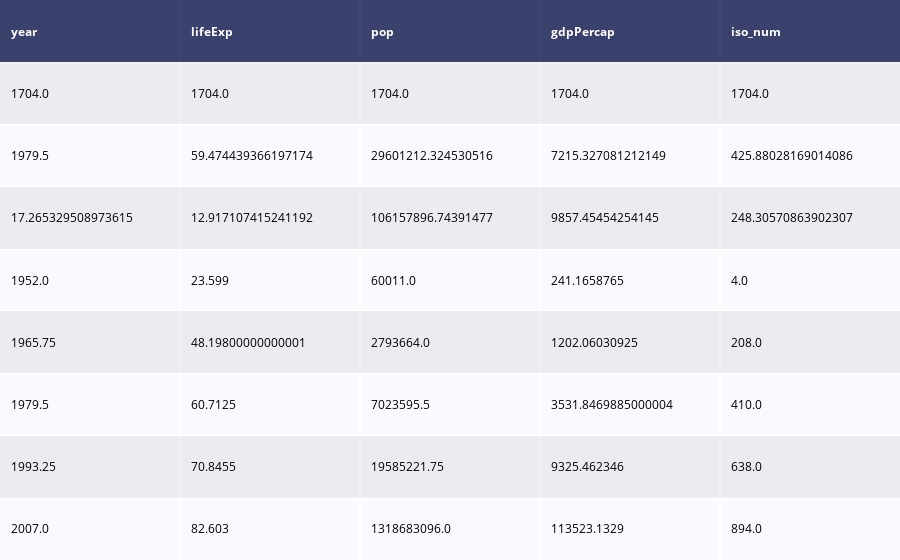

Notebook code cell kept with this figure:
### Code cell
import plotly.graph_objects as go
d=create_table(gapminder.describe())
fig=go.Figure(data=d)
fig.show()

### Figure 1 — Plotly figure (JSON) as saved in the notebook; plotly's stock layout.template omitted (floating-point values rounded to 4 significant figures)
{"data": [{"colorscale": [[0, "#00083e"], [0.5, "#ededee"], [1, "#ffffff"]], "hoverinfo": "none", "opacity": 0.75, "showscale": false, "type": "heatmap", "z": [[0, 0, 0, 0, 0], [0.5, 0.5, 0.5, 0.5, 0.5], [1, 1, 1, 1, 1], [0.5, 0.5, 0.5, 0.5, 0.5], [1, 1, 1, 1, 1], [0.5, 0.5, 0.5, 0.5, 0.5], [1, 1, 1, 1, 1], [0.5, 0.5, 0.5, 0.5, 0.5], [1, 1, 1, 1, 1]]}], "layout": {"annotations": [{"align": "left", "font": {"color": "#ffffff"}, "showarrow": false, "text": "<b>year</b>", "x": -0.45, "xanchor": "left", "xref": "x", "y": 0, "yref": "y"}, {"align": "left", "font": {"color": "#ffffff"}, "showarrow": false, "text": "<b>lifeExp</b>", "x": 0.55, "xanchor": "left", "xref": "x", "y": 0, "yref": "y"}, {"align": "left", "font": {"color": "#ffffff"}, "showarrow": false, "text": "<b>pop</b>", "x": 1.55, "xanchor": "left", "xref": "x", "y": 0, "yref": "y"}, {"align": "left", "font": {"color": "#ffffff"}, "showarrow": false, "text": "<b>gdpPercap</b>", "x": 2.55, "xanchor": "left", "xref": "x", "y": 0, "yref": "y"}, {"align": "left", "font": {"color": "#ffffff"}, "showarrow": false, "text": "<b>iso_num</b>", "x": 3.55, "xanchor": "left", "xref": "x", "y": 0, "yref": "y"}, {"align": "left", "font": {"color": "#000000"}, "showarrow": false, "text": "1704.0", "x": -0.45, "xanchor": "left", "xref": "x", "y": 1, "yref": "y"}, {"align": "left", "font": {"color": "#000000"}, "showarrow": false, "text": "1704.0", "x": 0.55, "xanchor": "left", "xref": "x", "y": 1, "yref": "y"}, {"align": "left", "font": {"color": "#000000"}, "showarrow": false, "text": "1704.0", "x": 1.55, "xanchor": "left", "xref": "x", "y": 1, "yref": "y"}, {"align": "left", "font": {"color": "#000000"}, "showarrow": false, "text": "1704.0", "x": 2.55, "xanchor": "left", "xref": "x", "y": 1, "yref": "y"}, {"align": "left", "font": {"color": "#000000"}, "showarrow": false, "text": "1704.0", "x": 3.55, "xanchor": "left", "xref": "x", "y": 1, "yref": "y"}, {"align": "left", "font": {"color": "#000000"}, "showarrow": false, "text": "1979.5", "x": -0.45, "xanchor": "left", "xref": "x", "y": 2, "yref": "y"}, {"align": "left", "font": {"color": "#000000"}, "showarrow": false, "text": "59.474439366197174", "x": 0.55, "xanchor": "left", "xref": "x", "y": 2, "yref": "y"}, {"align": "left", "font": {"color": "#000000"}, "showarrow": false, "text": "29601212.324530516", "x": 1.55, "xanchor": "left", "xref": "x", "y": 2, "yref": "y"}, {"align": "left", "font": {"color": "#000000"}, "showarrow": false, "text": "7215.327081212149", "x": 2.55, "xanchor": "left", "xref": "x", "y": 2, "yref": "y"}, {"align": "left", "font": {"color": "#000000"}, "showarrow": false, "text": "425.88028169014086", "x": 3.55, "xanchor": "left", "xref": "x", "y": 2, "yref": "y"}, {"align": "left", "font": {"color": "#000000"}, "showarrow": false, "text": "17.265329508973615", "x": -0.45, "xanchor": "left", "xref": "x", "y": 3, "yref": "y"}, {"align": "left", "font": {"color": "#000000"}, "showarrow": false, "text": "12.917107415241192", "x": 0.55, "xanchor": "left", "xref": "x", "y": 3, "yref": "y"}, {"align": "left", "font": {"color": "#000000"}, "showarrow": false, "text": "106157896.74391477", "x": 1.55, "xanchor": "left", "xref": "x", "y": 3, "yref": "y"}, {"align": "left", "font": {"color": "#000000"}, "showarrow": false, "text": "9857.45454254145", "x": 2.55, "xanchor": "left", "xref": "x", "y": 3, "yref": "y"}, {"align": "left", "font": {"color": "#000000"}, "showarrow": false, "text": "248.30570863902307", "x": 3.55, "xanchor": "left", "xref": "x", "y": 3, "yref": "y"}, {"align": "left", "font": {"color": "#000000"}, "showarrow": false, "text": "1952.0", "x": -0.45, "xanchor": "left", "xref": "x", "y": 4, "yref": "y"}, {"align": "left", "font": {"color": "#000000"}, "showarrow": false, "text": "23.599", "x": 0.55, "xanchor": "left", "xref": "x", "y": 4, "yref": "y"}, {"align": "left", "font": {"color": "#000000"}, "showarrow": false, "text": "60011.0", "x": 1.55, "xanchor": "left", "xref": "x", "y": 4, "yref": "y"}, {"align": "left", "font": {"color": "#000000"}, "showarrow": false, "text": "241.1658765", "x": 2.55, "xanchor": "left", "xref": "x", "y": 4, "yref": "y"}, {"align": "left", "font": {"color": "#000000"}, "showarrow": false, "text": "4.0", "x": 3.55, "xanchor": "left", "xref": "x", "y": 4, "yref": "y"}, {"align": "left", "font": {"color": "#000000"}, "showarrow": false, "text": "1965.75", "x": -0.45, "xanchor": "left", "xref": "x", "y": 5, "yref": "y"}, {"align": "left", "font": {"color": "#000000"}, "showarrow": false, "text": "48.19800000000001", "x": 0.55, "xanchor": "left", "xref": "x", "y": 5, "yref": "y"}, {"align": "left", "font": {"color": "#000000"}, "showarrow": false, "text": "2793664.0", "x": 1.55, "xanchor": "left", "xref": "x", "y": 5, "yref": "y"}, {"align": "left", "font": {"color": "#000000"}, "showarrow": false, "text": "1202.06030925", "x": 2.55, "xanchor": "left", "xref": "x", "y": 5, "yref": "y"}, {"align": "left", "font": {"color": "#000000"}, "showarrow": false, "text": "208.0", "x": 3.55, "xanchor": "left", "xref": "x", "y": 5, "yref": "y"}, {"align": "left", "font": {"color": "#000000"}, "showarrow": false, "text": "1979.5", "x": -0.45, "xanchor": "left", "xref": "x", "y": 6, "yref": "y"}, {"align": "left", "font": {"color": "#000000"}, "showarrow": false, "text": "60.7125", "x": 0.55, "xanchor": "left", "xref": "x", "y": 6, "yref": "y"}, {"align": "left", "font": {"color": "#000000"}, "showarrow": false, "text": "7023595.5", "x": 1.55, "xanchor": "left", "xref": "x", "y": 6, "yref": "y"}, {"align": "left", "font": {"color": "#000000"}, "showarrow": false, "text": "3531.8469885000004", "x": 2.55, "xanchor": "left", "xref": "x", "y": 6, "yref": "y"}, {"align": "left", "font": {"color": "#000000"}, "showarrow": false, "text": "410.0", "x": 3.55, "xanchor": "left", "xref": "x", "y": 6, "yref": "y"}, {"align": "left", "font": {"color": "#000000"}, "showarrow": false, "text": "1993.25", "x": -0.45, "xanchor": "left", "xref": "x", "y": 7, "yref": "y"}, {"align": "left", "font": {"color": "#000000"}, "showarrow": false, "text": "70.8455", "x": 0.55, "xanchor": "left", "xref": "x", "y": 7, "yref": "y"}, {"align": "left", "font": {"color": "#000000"}, "showarrow": false, "text": "19585221.75", "x": 1.55, "xanchor": "left", "xref": "x", "y": 7, "yref": "y"}, {"align": "left", "font": {"color": "#000000"}, "showarrow": false, "text": "9325.462346", "x": 2.55, "xanchor": "left", "xref": "x", "y": 7, "yref": "y"}, {"align": "left", "font": {"color": "#000000"}, "showarrow": false, "text": "638.0", "x": 3.55, "xanchor": "left", "xref": "x", "y": 7, "yref": "y"}, {"align": "left", "font": {"color": "#000000"}, "showarrow": false, "text": "2007.0", "x": -0.45, "xanchor": "left", "xref": "x", "y": 8, "yref": "y"}, {"align": "left", "font": {"color": "#000000"}, "showarrow": false, "text": "82.603", "x": 0.55, "xanchor": "left", "xref": "x", "y": 8, "yref": "y"}, {"align": "left", "font": {"color": "#000000"}, "showarrow": false, "text": "1318683096.0", "x": 1.55, "xanchor": "left", "xref": "x", "y": 8, "yref": "y"}, {"align": "left", "font": {"color": "#000000"}, "showarrow": false, "text": "113523.1329", "x": 2.55, "xanchor": "left", "xref": "x", "y": 8, "yref": "y"}, {"align": "left", "font": {"color": "#000000"}, "showarrow": false, "text": "894.0", "x": 3.55, "xanchor": "left", "xref": "x", "y": 8, "yref": "y"}], "autosize": true, "margin": {"b": 0, "l": 0, "r": 0, "t": 0}, "xaxis": {"autorange": true, "dtick": 1, "gridwidth": 2, "range": [-0.5, 4.5], "showticklabels": false, "tick0": -0.5, "ticks": "", "zeroline": false}, "yaxis": {"autorange": true, "dtick": 1, "gridwidth": 2, "range": [8.5, -0.5], "showticklabels": false, "tick0": 0.5, "ticks": "", "zeroline": false}}}
